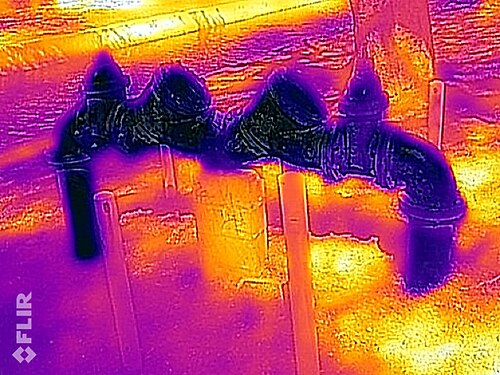
#> input picture data/samples/ir/backflow_preventer.jpg, 500 x 375 px; its folder holds 4 pictures in this run
$ python derive_ir_palette_samples.py
#> lines starting #> are read from the running program, lines starting #| are printed output that depends on the picture
"""Converts real photos in data/samples/{ir,rgb} into pipeline-ready sample
classes. Re-run any time more source photos are dropped into those folders.

- IR: the Wikimedia thermal photos are FLIR's default "Ironbow" false-color
  palette, not the grayscale blackhot/whitehot palette this project targets.
  Ironbow's luminance increases roughly monotonically with temperature, so
  converting to grayscale luminance is a reasonable stand-in for whitehot;
  inverting that gives a blackhot stand-in. Real thermal texture/content is
  preserved even though the exact palette mapping is approximate.
- Grayscale: real RGB photos converted to single-channel grayscale.
"""
import os

import cv2

ROOT = os.path.dirname(os.path.dirname(os.path.abspath(__file__)))
IR_SRC = os.path.join(ROOT, "data", "samples", "ir")
RGB_SRC = os.path.join(ROOT, "data", "samples", "rgb")
WHITEHOT_OUT = os.path.join(ROOT, "data", "samples", "ir_whitehot")
BLACKHOT_OUT = os.path.join(ROOT, "data", "samples", "ir_blackhot")
GRAYSCALE_OUT = os.path.join(ROOT, "data", "samples", "grayscale")

for d in (WHITEHOT_OUT, BLACKHOT_OUT, GRAYSCALE_OUT):
    os.makedirs(d, exist_ok=True)

ir_files = sorted(os.listdir(IR_SRC))
for i, name in enumerate(ir_files):
    img = cv2.imread(os.path.join(IR_SRC, name), cv2.IMREAD_COLOR)
#> img is the input picture: shape (375, 500, 3); mean B, G, R 95.7, 76.8, 176.2
    if img is None:
        continue
    gray = cv2.cvtColor(img, cv2.COLOR_BGR2GRAY)
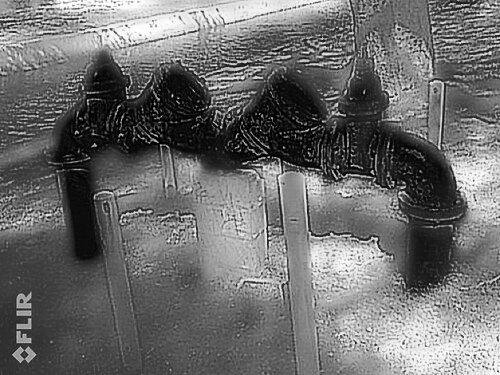
#> gray: shape (375, 500); min 1, max 255, mean 108.7
    stem = os.path.splitext(name)[0]
    if i % 2 == 0:
        cv2.imwrite(os.path.join(WHITEHOT_OUT, f"{stem}_whitehot.png"), gray)
    else:
        cv2.imwrite(os.path.join(BLACKHOT_OUT, f"{stem}_blackhot.png"), 255 - gray)
#> pass 2 of the loop `for i, name in enumerate(ir_files):`:
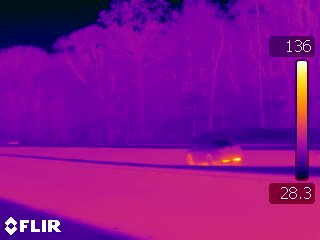
#> input picture data/samples/ir/car_driving_flir.jpg, 320 x 240 px
#> img is the input picture: shape (240, 320, 3); mean B, G, R 143.1, 13.9, 133.3
#> `gray = cv2.cvtColor(img, cv2.COLOR_BGR2GRAY)`:
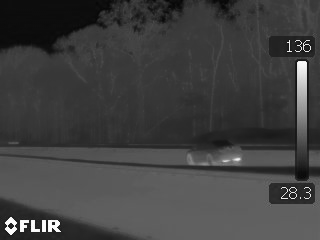
#> gray: shape (240, 320); min 5, max 255, mean 64.3
#> `cv2.imwrite(os.path.join(BLACKHOT_OUT, f"{stem}_blackhot.png"), 255 - ..`:
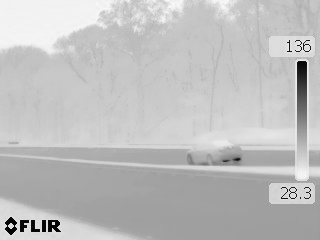
#> saved as car_driving_flir_blackhot.png: shape (240, 320); min 0, max 250, mean 190.7
#> pass 3 of the loop `for i, name in enumerate(ir_files):`:
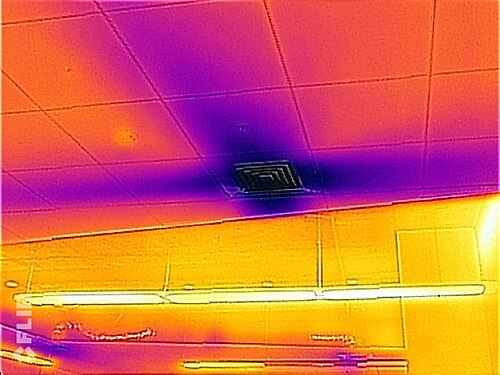
#> input picture data/samples/ir/cold_register.jpg, 500 x 375 px
#> img is the input picture: shape (375, 500, 3); mean B, G, R 79.1, 101.2, 214.9
#> `gray = cv2.cvtColor(img, cv2.COLOR_BGR2GRAY)`:
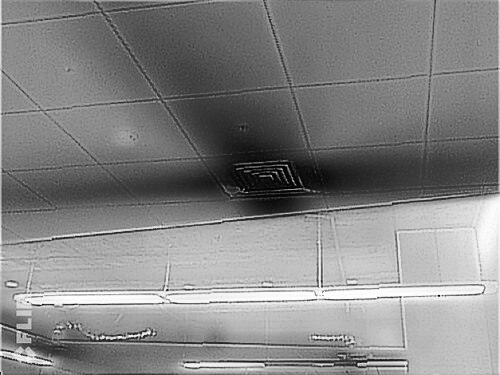
#> gray: shape (375, 500); min 1, max 255, mean 132.7
#> the loop made 4 passes; the first 3 are shown

#> (the run stopped early here; a loop or call above may not have finished)
